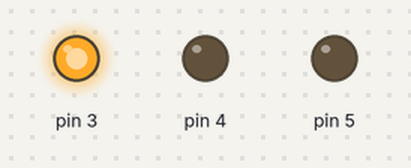
Simulated run of this sketch. Board: Arduino Uno, built with avr-gcc and run on an emulated ATmega328P. Parts: output pins drawn as LEDs (lit = HIGH).

Above: at 0.2 s.
At 1.2 s:
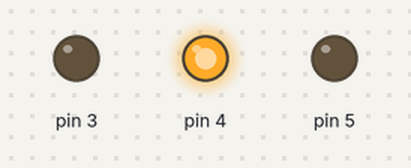
At 2.2 s:
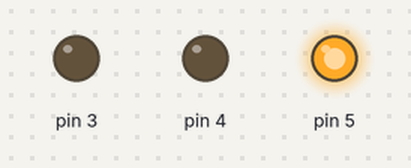
At 5.7 s:
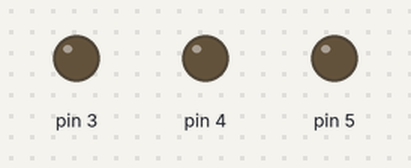
Timing chart, 0 to 6.9 s (numbered marks = the images above):
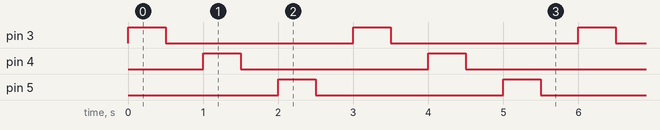

The sketch:

For_Loop.ino
```cpp
int Button = 0;

void setup() {

  pinMode(3,OUTPUT);
  pinMode(4,OUTPUT);
  pinMode(5,OUTPUT);
  pinMode(2,INPUT);
}

void loop() {

  for(int thisPin = 3; thisPin <= 5; thisPin++){
    digitalWrite(thisPin, HIGH);
    delay(500);
    digitalWrite(thisPin, LOW);
    delay(500);
  }

}
```

Measured:
- by itself, pin 3–5: alternates HIGH for 0.50 s and LOW for 2.5 s
- by itself, everything shown: repeats every 3.0 s, in 6 steps
